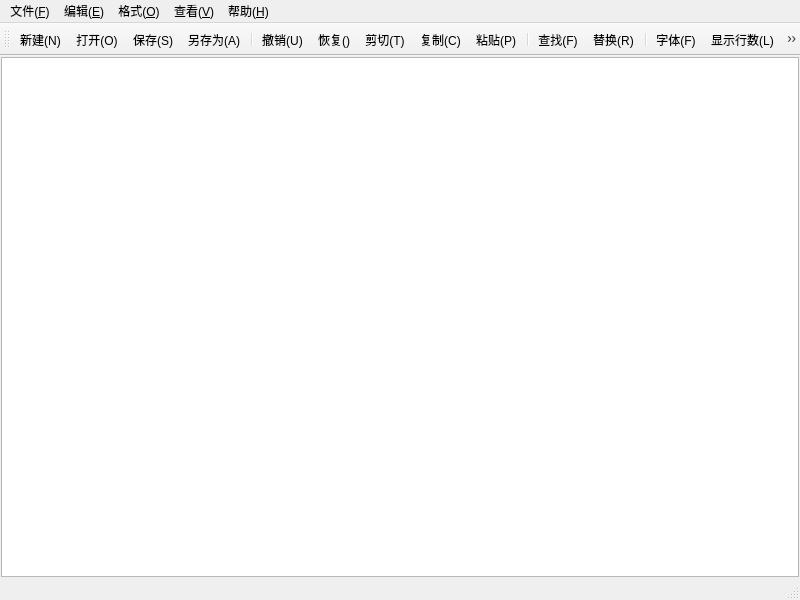
<?xml version="1.0" encoding="UTF-8"?>
<ui version="4.0">
 <class>MainWindow</class>
 <widget class="QMainWindow" name="MainWindow">
  <property name="geometry">
   <rect>
    <x>0</x>
    <y>0</y>
    <width>800</width>
    <height>600</height>
   </rect>
  </property>
  <property name="windowTitle">
   <string>MainWindow</string>
  </property>
  <widget class="QWidget" name="centralwidget">
   <layout class="QVBoxLayout" name="verticalLayout">
    <property name="spacing">
     <number>0</number>
    </property>
    <property name="leftMargin">
     <number>1</number>
    </property>
    <property name="topMargin">
     <number>1</number>
    </property>
    <property name="rightMargin">
     <number>1</number>
    </property>
    <property name="bottomMargin">
     <number>1</number>
    </property>
    <item>
     <widget class="QPlainTextEdit" name="textEdit"/>
    </item>
   </layout>
  </widget>
  <widget class="QMenuBar" name="menubar">
   <property name="geometry">
    <rect>
     <x>0</x>
     <y>0</y>
     <width>800</width>
     <height>20</height>
    </rect>
   </property>
   <widget class="QMenu" name="menu">
    <property name="title">
     <string>文件(&amp;F)</string>
    </property>
    <addaction name="actionNew"/>
    <addaction name="actionOpen"/>
    <addaction name="actionSave"/>
    <addaction name="actionSaveAs"/>
    <addaction name="separator"/>
    <addaction name="actionExit"/>
   </widget>
   <widget class="QMenu" name="menu_O">
    <property name="title">
     <string>格式(&amp;O)</string>
    </property>
    <addaction name="actionLineWrap"/>
    <addaction name="actionShowLineNumber"/>
    <addaction name="actionFont"/>
    <addaction name="separator"/>
    <addaction name="actionFontColor"/>
    <addaction name="actionBackgroundColor"/>
    <addaction name="actionFontBackgroundColor"/>
   </widget>
   <widget class="QMenu" name="menu_V">
    <property name="title">
     <string>查看(&amp;V)</string>
    </property>
    <addaction name="actionToolBar"/>
    <addaction name="actionstatusBar"/>
    <addaction name="separator"/>
   </widget>
   <widget class="QMenu" name="menu_H">
    <property name="title">
     <string>帮助(&amp;H)</string>
    </property>
    <addaction name="actionAbout"/>
   </widget>
   <widget class="QMenu" name="menu_E">
    <property name="title">
     <string>编辑(&amp;E)</string>
    </property>
    <addaction name="actionUndo"/>
    <addaction name="actionRedo"/>
    <addaction name="actionCut"/>
    <addaction name="actionCopy"/>
    <addaction name="actionPaste"/>
    <addaction name="separator"/>
    <addaction name="actionFind"/>
    <addaction name="actionReplace"/>
    <addaction name="separator"/>
    <addaction name="actionSelectAll"/>
   </widget>
   <addaction name="menu"/>
   <addaction name="menu_E"/>
   <addaction name="menu_O"/>
   <addaction name="menu_V"/>
   <addaction name="menu_H"/>
  </widget>
  <widget class="QStatusBar" name="statusbar"/>
  <widget class="QToolBar" name="toolBar">
   <property name="windowTitle">
    <string>toolBar</string>
   </property>
   <attribute name="toolBarArea">
    <enum>TopToolBarArea</enum>
   </attribute>
   <attribute name="toolBarBreak">
    <bool>false</bool>
   </attribute>
   <addaction name="actionNew"/>
   <addaction name="actionOpen"/>
   <addaction name="actionSave"/>
   <addaction name="actionSaveAs"/>
   <addaction name="separator"/>
   <addaction name="actionUndo"/>
   <addaction name="actionRedo"/>
   <addaction name="actionCut"/>
   <addaction name="actionCopy"/>
   <addaction name="actionPaste"/>
   <addaction name="separator"/>
   <addaction name="actionFind"/>
   <addaction name="actionReplace"/>
   <addaction name="separator"/>
   <addaction name="actionFont"/>
   <addaction name="actionShowLineNumber"/>
   <addaction name="actionLineWrap"/>
   <addaction name="separator"/>
   <addaction name="actionToolBar"/>
   <addaction name="actionstatusBar"/>
  </widget>
  <action name="actionNew">
   <property name="icon">
    <iconset theme="QIcon::ThemeIcon::DocumentNew"/>
   </property>
   <property name="text">
    <string>新建(&amp;N)</string>
   </property>
   <property name="toolTip">
    <string>新建</string>
   </property>
   <property name="shortcut">
    <string>Ctrl+N</string>
   </property>
   <property name="menuRole">
    <enum>QAction::MenuRole::NoRole</enum>
   </property>
  </action>
  <action name="actionOpen">
   <property name="icon">
    <iconset theme="QIcon::ThemeIcon::DocumentOpen"/>
   </property>
   <property name="text">
    <string>打开(&amp;O)</string>
   </property>
   <property name="toolTip">
    <string>打开</string>
   </property>
   <property name="shortcut">
    <string>Ctrl+O</string>
   </property>
   <property name="menuRole">
    <enum>QAction::MenuRole::NoRole</enum>
   </property>
  </action>
  <action name="actionSave">
   <property name="icon">
    <iconset theme="QIcon::ThemeIcon::DocumentSave"/>
   </property>
   <property name="text">
    <string>保存(&amp;S)</string>
   </property>
   <property name="toolTip">
    <string>保存</string>
   </property>
   <property name="shortcut">
    <string>Ctrl+S</string>
   </property>
   <property name="menuRole">
    <enum>QAction::MenuRole::NoRole</enum>
   </property>
  </action>
  <action name="actionSaveAs">
   <property name="icon">
    <iconset theme="QIcon::ThemeIcon::DocumentSaveAs"/>
   </property>
   <property name="text">
    <string>另存为(&amp;A)</string>
   </property>
   <property name="toolTip">
    <string>另存为</string>
   </property>
   <property name="menuRole">
    <enum>QAction::MenuRole::NoRole</enum>
   </property>
  </action>
  <action name="actionExit">
   <property name="icon">
    <iconset theme="QIcon::ThemeIcon::ApplicationExit"/>
   </property>
   <property name="text">
    <string>退出(&amp;X)</string>
   </property>
   <property name="toolTip">
    <string>退出</string>
   </property>
   <property name="menuRole">
    <enum>QAction::MenuRole::NoRole</enum>
   </property>
  </action>
  <action name="actionUndo">
   <property name="icon">
    <iconset theme="QIcon::ThemeIcon::EditUndo"/>
   </property>
   <property name="text">
    <string>撤销(&amp;U)</string>
   </property>
   <property name="toolTip">
    <string>撤销</string>
   </property>
   <property name="shortcut">
    <string>Ctrl+Z</string>
   </property>
   <property name="menuRole">
    <enum>QAction::MenuRole::NoRole</enum>
   </property>
  </action>
  <action name="actionCut">
   <property name="icon">
    <iconset theme="QIcon::ThemeIcon::EditCut"/>
   </property>
   <property name="text">
    <string>剪切(&amp;T)</string>
   </property>
   <property name="toolTip">
    <string>剪切</string>
   </property>
   <property name="shortcut">
    <string>Ctrl+X</string>
   </property>
   <property name="menuRole">
    <enum>QAction::MenuRole::NoRole</enum>
   </property>
  </action>
  <action name="actionCopy">
   <property name="icon">
    <iconset theme="QIcon::ThemeIcon::EditCopy"/>
   </property>
   <property name="text">
    <string>复制(&amp;C)</string>
   </property>
   <property name="toolTip">
    <string>复制</string>
   </property>
   <property name="shortcut">
    <string>Ctrl+C</string>
   </property>
   <property name="menuRole">
    <enum>QAction::MenuRole::NoRole</enum>
   </property>
  </action>
  <action name="actionPaste">
   <property name="icon">
    <iconset theme="QIcon::ThemeIcon::EditPaste"/>
   </property>
   <property name="text">
    <string>粘贴(&amp;P)</string>
   </property>
   <property name="toolTip">
    <string>粘贴</string>
   </property>
   <property name="shortcut">
    <string>Ctrl+V</string>
   </property>
   <property name="menuRole">
    <enum>QAction::MenuRole::NoRole</enum>
   </property>
  </action>
  <action name="actionFind">
   <property name="icon">
    <iconset theme="QIcon::ThemeIcon::EditFind"/>
   </property>
   <property name="text">
    <string>查找(&amp;F)</string>
   </property>
   <property name="toolTip">
    <string>查找</string>
   </property>
   <property name="shortcut">
    <string>Ctrl+F</string>
   </property>
   <property name="menuRole">
    <enum>QAction::MenuRole::NoRole</enum>
   </property>
  </action>
  <action name="actionReplace">
   <property name="icon">
    <iconset theme="QIcon::ThemeIcon::MediaPlaylistRepeat"/>
   </property>
   <property name="text">
    <string>替换(&amp;R)</string>
   </property>
   <property name="toolTip">
    <string>替换</string>
   </property>
   <property name="shortcut">
    <string>Ctrl+H</string>
   </property>
   <property name="menuRole">
    <enum>QAction::MenuRole::NoRole</enum>
   </property>
  </action>
  <action name="actionFont">
   <property name="icon">
    <iconset theme="QIcon::ThemeIcon::ToolsCheckSpelling"/>
   </property>
   <property name="text">
    <string>字体(&amp;F)</string>
   </property>
   <property name="toolTip">
    <string>字体</string>
   </property>
   <property name="menuRole">
    <enum>QAction::MenuRole::NoRole</enum>
   </property>
  </action>
  <action name="actionLineWrap">
   <property name="checkable">
    <bool>true</bool>
   </property>
   <property name="icon">
    <iconset theme="QIcon::ThemeIcon::GoDown"/>
   </property>
   <property name="text">
    <string>自动换行(&amp;W)</string>
   </property>
   <property name="toolTip">
    <string>自动换行</string>
   </property>
   <property name="menuRole">
    <enum>QAction::MenuRole::NoRole</enum>
   </property>
  </action>
  <action name="actionToolBar">
   <property name="checkable">
    <bool>true</bool>
   </property>
   <property name="icon">
    <iconset resource="notepad.qrc">
     <normaloff>:/img/toolBar.png</normaloff>:/img/toolBar.png</iconset>
   </property>
   <property name="text">
    <string>工具栏(&amp;T)</string>
   </property>
   <property name="toolTip">
    <string>工具栏</string>
   </property>
   <property name="menuRole">
    <enum>QAction::MenuRole::NoRole</enum>
   </property>
  </action>
  <action name="actionstatusBar">
   <property name="checkable">
    <bool>true</bool>
   </property>
   <property name="icon">
    <iconset resource="notepad.qrc">
     <normaloff>:/img/statusBar.png</normaloff>:/img/statusBar.png</iconset>
   </property>
   <property name="text">
    <string>状态栏(&amp;S)</string>
   </property>
   <property name="toolTip">
    <string>状态栏</string>
   </property>
   <property name="menuRole">
    <enum>QAction::MenuRole::NoRole</enum>
   </property>
  </action>
  <action name="actionRedo">
   <property name="icon">
    <iconset theme="QIcon::ThemeIcon::EditRedo"/>
   </property>
   <property name="text">
    <string>恢复(&amp;)</string>
   </property>
   <property name="toolTip">
    <string>恢复</string>
   </property>
   <property name="shortcut">
    <string>Ctrl+Y</string>
   </property>
   <property name="menuRole">
    <enum>QAction::MenuRole::NoRole</enum>
   </property>
  </action>
  <action name="actionSelectAll">
   <property name="icon">
    <iconset theme="QIcon::ThemeIcon::EditSelectAll"/>
   </property>
   <property name="text">
    <string>全选(&amp;A)</string>
   </property>
   <property name="toolTip">
    <string>全选</string>
   </property>
   <property name="shortcut">
    <string>Ctrl+A</string>
   </property>
   <property name="menuRole">
    <enum>QAction::MenuRole::NoRole</enum>
   </property>
  </action>
  <action name="actionShowLineNumber">
   <property name="icon">
    <iconset theme="QIcon::ThemeIcon::DocumentSend" resource="notepad.qrc">
     <normaloff>:/img/showLine.png</normaloff>:/img/showLine.png</iconset>
   </property>
   <property name="text">
    <string>显示行数(&amp;L)</string>
   </property>
   <property name="toolTip">
    <string>显示行数</string>
   </property>
   <property name="shortcut">
    <string>Ctrl+L</string>
   </property>
   <property name="menuRole">
    <enum>QAction::MenuRole::NoRole</enum>
   </property>
  </action>
  <action name="actionAbout">
   <property name="icon">
    <iconset theme="QIcon::ThemeIcon::HelpAbout"/>
   </property>
   <property name="text">
    <string>关于(&amp;A)</string>
   </property>
   <property name="toolTip">
    <string>关于</string>
   </property>
   <property name="menuRole">
    <enum>QAction::MenuRole::NoRole</enum>
   </property>
  </action>
  <action name="actionFontColor">
   <property name="text">
    <string>字体颜色</string>
   </property>
   <property name="toolTip">
    <string>设置字体颜色</string>
   </property>
   <property name="menuRole">
    <enum>QAction::MenuRole::NoRole</enum>
   </property>
  </action>
  <action name="actionBackgroundColor">
   <property name="text">
    <string>字体背景色</string>
   </property>
   <property name="toolTip">
    <string>设置字体背景色</string>
   </property>
   <property name="menuRole">
    <enum>QAction::MenuRole::NoRole</enum>
   </property>
  </action>
  <action name="actionFontBackgroundColor">
   <property name="text">
    <string>编辑器背景色</string>
   </property>
   <property name="toolTip">
    <string>编辑器背景色</string>
   </property>
   <property name="menuRole">
    <enum>QAction::MenuRole::NoRole</enum>
   </property>
  </action>
 </widget>
 <resources>
  <include location="notepad.qrc"/>
 </resources>
 <connections/>
</ui>
